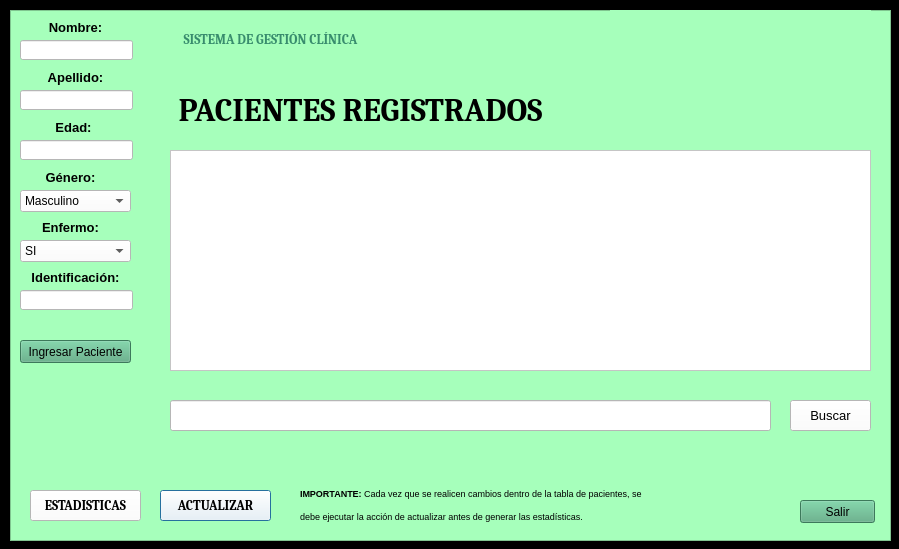
<?xml version="1.0" encoding="UTF-8"?>
<ui version="4.0">
 <class>Dialog</class>
 <widget class="QDialog" name="Dialog">
  <property name="geometry">
   <rect>
    <x>0</x>
    <y>0</y>
    <width>899</width>
    <height>549</height>
   </rect>
  </property>
  <property name="windowTitle">
   <string>Dialog</string>
  </property>
  <property name="styleSheet">
   <string notr="true">background-color: rgb(0, 0, 0);
background-color: rgb(255, 255, 255);</string>
  </property>
  <widget class="QTableWidget" name="tableView">
   <property name="geometry">
    <rect>
     <x>170</x>
     <y>150</y>
     <width>701</width>
     <height>221</height>
    </rect>
   </property>
  </widget>
  <widget class="QFrame" name="frame_2">
   <property name="geometry">
    <rect>
     <x>-10</x>
     <y>-10</y>
     <width>921</width>
     <height>571</height>
    </rect>
   </property>
   <property name="styleSheet">
    <string notr="true">background-color: rgb(0, 0, 0);</string>
   </property>
   <property name="frameShape">
    <enum>QFrame::StyledPanel</enum>
   </property>
   <property name="frameShadow">
    <enum>QFrame::Raised</enum>
   </property>
   <widget class="QFrame" name="frame">
    <property name="geometry">
     <rect>
      <x>20</x>
      <y>20</y>
      <width>881</width>
      <height>531</height>
     </rect>
    </property>
    <property name="styleSheet">
     <string notr="true">background-color: rgb(166, 255, 187);</string>
    </property>
    <property name="frameShape">
     <enum>QFrame::StyledPanel</enum>
    </property>
    <property name="frameShadow">
     <enum>QFrame::Raised</enum>
    </property>
    <widget class="QLineEdit" name="nombrepaciente">
     <property name="geometry">
      <rect>
       <x>10</x>
       <y>30</y>
       <width>113</width>
       <height>20</height>
      </rect>
     </property>
     <property name="styleSheet">
      <string notr="true">background-color: rgb(255, 255, 255);</string>
     </property>
    </widget>
    <widget class="QLineEdit" name="apellidopaciente">
     <property name="geometry">
      <rect>
       <x>10</x>
       <y>80</y>
       <width>113</width>
       <height>20</height>
      </rect>
     </property>
     <property name="styleSheet">
      <string notr="true">background-color: rgb(255, 255, 255);</string>
     </property>
    </widget>
    <widget class="QLineEdit" name="edadpaciente">
     <property name="geometry">
      <rect>
       <x>10</x>
       <y>130</y>
       <width>113</width>
       <height>20</height>
      </rect>
     </property>
     <property name="styleSheet">
      <string notr="true">background-color: rgb(255, 255, 255);</string>
     </property>
    </widget>
    <widget class="QComboBox" name="generopaciente">
     <property name="geometry">
      <rect>
       <x>10</x>
       <y>180</y>
       <width>111</width>
       <height>22</height>
      </rect>
     </property>
     <property name="styleSheet">
      <string notr="true">background-color: rgb(255, 255, 255);</string>
     </property>
     <item>
      <property name="text">
       <string>Masculino</string>
      </property>
     </item>
     <item>
      <property name="text">
       <string>Femenino</string>
      </property>
     </item>
    </widget>
    <widget class="QComboBox" name="enfermobox">
     <property name="geometry">
      <rect>
       <x>10</x>
       <y>230</y>
       <width>111</width>
       <height>22</height>
      </rect>
     </property>
     <property name="styleSheet">
      <string notr="true">background-color: rgb(255, 255, 255);</string>
     </property>
     <item>
      <property name="text">
       <string>SI</string>
      </property>
     </item>
     <item>
      <property name="text">
       <string>NO</string>
      </property>
     </item>
    </widget>
    <widget class="QLineEdit" name="idpaciente">
     <property name="geometry">
      <rect>
       <x>10</x>
       <y>280</y>
       <width>113</width>
       <height>20</height>
      </rect>
     </property>
     <property name="styleSheet">
      <string notr="true">background-color: rgb(255, 255, 255);</string>
     </property>
    </widget>
    <widget class="QLabel" name="label">
     <property name="geometry">
      <rect>
       <x>30</x>
       <y>10</y>
       <width>71</width>
       <height>16</height>
      </rect>
     </property>
     <property name="styleSheet">
      <string notr="true">background-color: rgb(166, 255, 187);</string>
     </property>
     <property name="text">
      <string>&lt;html&gt;&lt;head/&gt;&lt;body&gt;&lt;p align=&quot;center&quot;&gt;&lt;span style=&quot; font-size:10pt; font-weight:600;&quot;&gt;Nombre:&lt;/span&gt;&lt;/p&gt;&lt;/body&gt;&lt;/html&gt;</string>
     </property>
    </widget>
    <widget class="QLabel" name="label_2">
     <property name="geometry">
      <rect>
       <x>30</x>
       <y>60</y>
       <width>71</width>
       <height>16</height>
      </rect>
     </property>
     <property name="styleSheet">
      <string notr="true">background-color: rgb(166, 255, 187);</string>
     </property>
     <property name="text">
      <string>&lt;html&gt;&lt;head/&gt;&lt;body&gt;&lt;p align=&quot;center&quot;&gt;&lt;span style=&quot; font-size:10pt; font-weight:600;&quot;&gt;Apellido:&lt;/span&gt;&lt;/p&gt;&lt;/body&gt;&lt;/html&gt;</string>
     </property>
    </widget>
    <widget class="QLabel" name="label_3">
     <property name="geometry">
      <rect>
       <x>40</x>
       <y>110</y>
       <width>47</width>
       <height>13</height>
      </rect>
     </property>
     <property name="styleSheet">
      <string notr="true">background-color: rgb(166, 255, 187);</string>
     </property>
     <property name="text">
      <string>&lt;html&gt;&lt;head/&gt;&lt;body&gt;&lt;p align=&quot;center&quot;&gt;&lt;span style=&quot; font-size:10pt; font-weight:600;&quot;&gt;Edad:&lt;/span&gt;&lt;/p&gt;&lt;/body&gt;&lt;/html&gt;</string>
     </property>
    </widget>
    <widget class="QLabel" name="label_5">
     <property name="geometry">
      <rect>
       <x>20</x>
       <y>160</y>
       <width>81</width>
       <height>16</height>
      </rect>
     </property>
     <property name="styleSheet">
      <string notr="true">background-color: rgb(166, 255, 187);</string>
     </property>
     <property name="text">
      <string>&lt;html&gt;&lt;head/&gt;&lt;body&gt;&lt;p align=&quot;center&quot;&gt;&lt;span style=&quot; font-size:10pt; font-weight:600;&quot;&gt;Género:&lt;/span&gt;&lt;/p&gt;&lt;/body&gt;&lt;/html&gt;</string>
     </property>
    </widget>
    <widget class="QLabel" name="label_6">
     <property name="geometry">
      <rect>
       <x>20</x>
       <y>210</y>
       <width>81</width>
       <height>16</height>
      </rect>
     </property>
     <property name="styleSheet">
      <string notr="true">background-color: rgb(166, 255, 187);</string>
     </property>
     <property name="text">
      <string>&lt;html&gt;&lt;head/&gt;&lt;body&gt;&lt;p align=&quot;center&quot;&gt;&lt;span style=&quot; font-size:10pt; font-weight:600;&quot;&gt;Enfermo:&lt;/span&gt;&lt;/p&gt;&lt;/body&gt;&lt;/html&gt;</string>
     </property>
    </widget>
    <widget class="QLabel" name="label_4">
     <property name="geometry">
      <rect>
       <x>10</x>
       <y>260</y>
       <width>111</width>
       <height>16</height>
      </rect>
     </property>
     <property name="styleSheet">
      <string notr="true">background-color: rgb(166, 255, 187);</string>
     </property>
     <property name="text">
      <string>&lt;html&gt;&lt;head/&gt;&lt;body&gt;&lt;p align=&quot;center&quot;&gt;&lt;span style=&quot; font-size:10pt; font-weight:600;&quot;&gt;Identificación:&lt;/span&gt;&lt;/p&gt;&lt;/body&gt;&lt;/html&gt;</string>
     </property>
    </widget>
    <widget class="QPushButton" name="actualizar_p">
     <property name="geometry">
      <rect>
       <x>150</x>
       <y>480</y>
       <width>111</width>
       <height>31</height>
      </rect>
     </property>
     <property name="font">
      <font>
       <family>Cambria</family>
       <pointsize>10</pointsize>
       <weight>75</weight>
       <bold>true</bold>
      </font>
     </property>
     <property name="styleSheet">
      <string notr="true">background-color: rgb(255, 255, 255);</string>
     </property>
     <property name="text">
      <string>ACTUALIZAR</string>
     </property>
    </widget>
    <widget class="QPushButton" name="estadisticas_p">
     <property name="geometry">
      <rect>
       <x>20</x>
       <y>480</y>
       <width>111</width>
       <height>31</height>
      </rect>
     </property>
     <property name="font">
      <font>
       <family>Cambria</family>
       <pointsize>10</pointsize>
       <weight>75</weight>
       <bold>true</bold>
      </font>
     </property>
     <property name="styleSheet">
      <string notr="true">background-color: rgb(255, 255, 255);</string>
     </property>
     <property name="text">
      <string>ESTADISTICAS</string>
     </property>
    </widget>
    <widget class="QPushButton" name="Ingresopaciente">
     <property name="geometry">
      <rect>
       <x>10</x>
       <y>330</y>
       <width>111</width>
       <height>23</height>
      </rect>
     </property>
     <property name="styleSheet">
      <string notr="true">background-color: rgb(85, 170, 127);</string>
     </property>
     <property name="text">
      <string>Ingresar Paciente</string>
     </property>
    </widget>
    <widget class="QLineEdit" name="idbuscarpac">
     <property name="geometry">
      <rect>
       <x>160</x>
       <y>390</y>
       <width>601</width>
       <height>31</height>
      </rect>
     </property>
     <property name="styleSheet">
      <string notr="true">background-color: rgb(255, 255, 255);</string>
     </property>
    </widget>
    <widget class="QPushButton" name="buscarpaciente">
     <property name="geometry">
      <rect>
       <x>780</x>
       <y>390</y>
       <width>81</width>
       <height>31</height>
      </rect>
     </property>
     <property name="font">
      <font>
       <pointsize>10</pointsize>
      </font>
     </property>
     <property name="styleSheet">
      <string notr="true">background-color: rgb(255, 255, 255);</string>
     </property>
     <property name="text">
      <string>Buscar</string>
     </property>
    </widget>
    <widget class="QPushButton" name="salir">
     <property name="geometry">
      <rect>
       <x>790</x>
       <y>490</y>
       <width>75</width>
       <height>23</height>
      </rect>
     </property>
     <property name="styleSheet">
      <string notr="true">background-color: rgb(85, 170, 127);</string>
     </property>
     <property name="text">
      <string>Salir</string>
     </property>
    </widget>
    <widget class="QLabel" name="label_7">
     <property name="geometry">
      <rect>
       <x>290</x>
       <y>470</y>
       <width>361</width>
       <height>51</height>
      </rect>
     </property>
     <property name="text">
      <string>&lt;html&gt;&lt;head/&gt;&lt;body&gt;&lt;p align=&quot;justify&quot;&gt;&lt;span style=&quot; font-size:7pt; font-weight:600;&quot;&gt;IMPORTANTE:&lt;/span&gt;&lt;span style=&quot; font-size:7pt;&quot;&gt; Cada vez que se realicen cambios dentro de la tabla de pacientes, se&lt;/span&gt;&lt;/p&gt;&lt;p align=&quot;justify&quot;&gt;&lt;span style=&quot; font-size:7pt;&quot;&gt;debe ejecutar la acción de actualizar antes de generar las estadísticas.&lt;/span&gt;&lt;/p&gt;&lt;/body&gt;&lt;/html&gt;</string>
     </property>
    </widget>
    <widget class="QLabel" name="label_11">
     <property name="geometry">
      <rect>
       <x>160</x>
       <y>70</y>
       <width>381</width>
       <height>61</height>
      </rect>
     </property>
     <property name="font">
      <font>
       <family>Cambria</family>
       <pointsize>17</pointsize>
       <weight>50</weight>
       <italic>false</italic>
       <bold>false</bold>
       <underline>false</underline>
       <strikeout>false</strikeout>
      </font>
     </property>
     <property name="cursor">
      <cursorShape>PointingHandCursor</cursorShape>
     </property>
     <property name="text">
      <string>&lt;html&gt;&lt;head/&gt;&lt;body&gt;&lt;p align=&quot;center&quot;&gt;&lt;span style=&quot; font-size:24pt; font-weight:600; color:#000000;&quot;&gt;PACIENTES REGISTRADOS&lt;/span&gt;&lt;/p&gt;&lt;/body&gt;&lt;/html&gt;</string>
     </property>
    </widget>
    <widget class="QLabel" name="label_10">
     <property name="geometry">
      <rect>
       <x>160</x>
       <y>20</y>
       <width>201</width>
       <height>21</height>
      </rect>
     </property>
     <property name="font">
      <font>
       <family>Cambria</family>
       <pointsize>17</pointsize>
       <weight>50</weight>
       <italic>false</italic>
       <bold>false</bold>
       <underline>false</underline>
       <strikeout>false</strikeout>
      </font>
     </property>
     <property name="cursor">
      <cursorShape>PointingHandCursor</cursorShape>
     </property>
     <property name="text">
      <string>&lt;html&gt;&lt;head/&gt;&lt;body&gt;&lt;p align=&quot;center&quot;&gt;&lt;span style=&quot; font-size:10pt; font-weight:600; color:#388c6d;&quot;&gt;SISTEMA DE GESTIÓN CLÍNICA&lt;/span&gt;&lt;/p&gt;&lt;/body&gt;&lt;/html&gt;</string>
     </property>
    </widget>
    <widget class="QLabel" name="label_8">
     <property name="geometry">
      <rect>
       <x>600</x>
       <y>0</y>
       <width>261</width>
       <height>191</height>
      </rect>
     </property>
     <property name="styleSheet">
      <string notr="true">image: url(:/images/imagenes/patient-on-the-hospital-bed-and-doctor-visitor-graphic-illustration-png.webp);</string>
     </property>
     <property name="text">
      <string/>
     </property>
    </widget>
   </widget>
  </widget>
  <zorder>frame_2</zorder>
  <zorder>tableView</zorder>
 </widget>
 <resources>
  <include location="resources_from_qt3.qrc"/>
 </resources>
 <connections/>
</ui>
